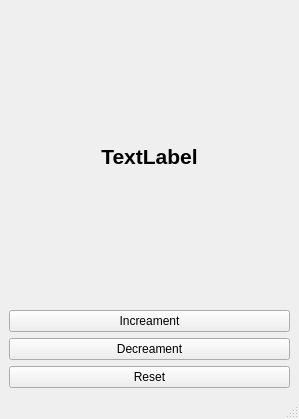
<?xml version="1.0" encoding="UTF-8"?>
<ui version="4.0">
 <class>MainWindow</class>
 <widget class="QMainWindow" name="MainWindow">
  <property name="geometry">
   <rect>
    <x>0</x>
    <y>0</y>
    <width>299</width>
    <height>419</height>
   </rect>
  </property>
  <property name="windowTitle">
   <string>MainWindow</string>
  </property>
  <widget class="QWidget" name="centralwidget">
   <layout class="QVBoxLayout" name="verticalLayout">
    <item>
     <widget class="QLabel" name="label">
      <property name="font">
       <font>
        <pointsize>16</pointsize>
        <weight>75</weight>
        <bold>true</bold>
       </font>
      </property>
      <property name="text">
       <string>TextLabel</string>
      </property>
      <property name="alignment">
       <set>Qt::AlignCenter</set>
      </property>
     </widget>
    </item>
    <item>
     <widget class="QPushButton" name="increament">
      <property name="text">
       <string>Increament</string>
      </property>
     </widget>
    </item>
    <item>
     <widget class="QPushButton" name="decreament">
      <property name="text">
       <string>Decreament</string>
      </property>
     </widget>
    </item>
    <item>
     <widget class="QPushButton" name="reset">
      <property name="text">
       <string>Reset</string>
      </property>
     </widget>
    </item>
   </layout>
  </widget>
  <widget class="QMenuBar" name="menubar">
   <property name="geometry">
    <rect>
     <x>0</x>
     <y>0</y>
     <width>299</width>
     <height>22</height>
    </rect>
   </property>
  </widget>
  <widget class="QStatusBar" name="statusbar"/>
 </widget>
 <resources>
  <include location="resource.qrc"/>
 </resources>
 <connections/>
</ui>
